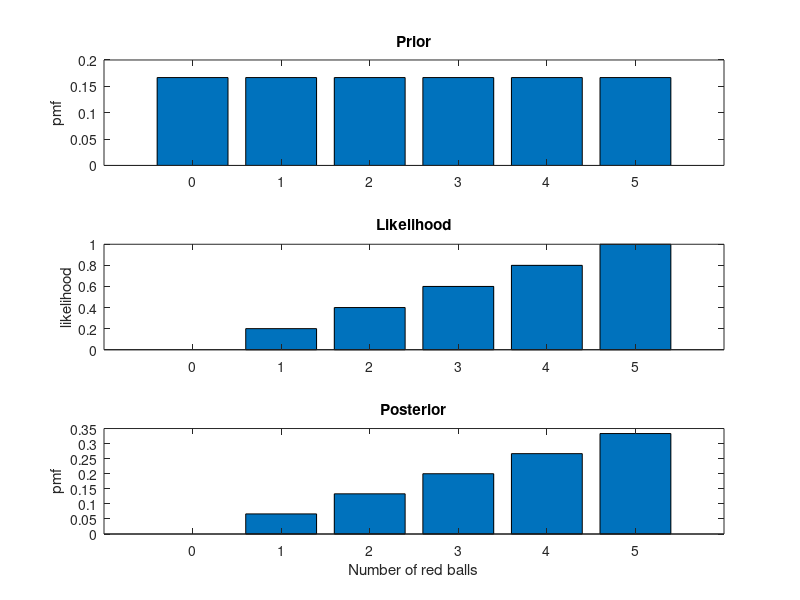

Here is the MATLAB script that generated this plot:
clear; close all; clc;

v_prior = repmat(1/6,6,1);
v_likelihood = zeros(6,1);

for i = 1:6
    v_likelihood(i) = (i-1)/5;
end

v_posterior = v_prior.*v_likelihood/sum(v_prior.*v_likelihood);

subplot(3,1,1),
bar(v_prior)
title('Prior')
set(gca,'XTickLabel',{'0', '1', '2','3','4','5'})
ylabel('pmf')
subplot(3,1,2),
bar(v_likelihood)
title('Likelihood')
ylabel('likelihood')
set(gca,'XTickLabel',{'0', '1', '2','3','4','5'})
subplot(3,1,3),
bar(v_posterior)
title('Posterior')
set(gca,'XTickLabel',{'0', '1', '2','3','4','5'})
xlabel('Number of red balls')
ylabel('pmf')